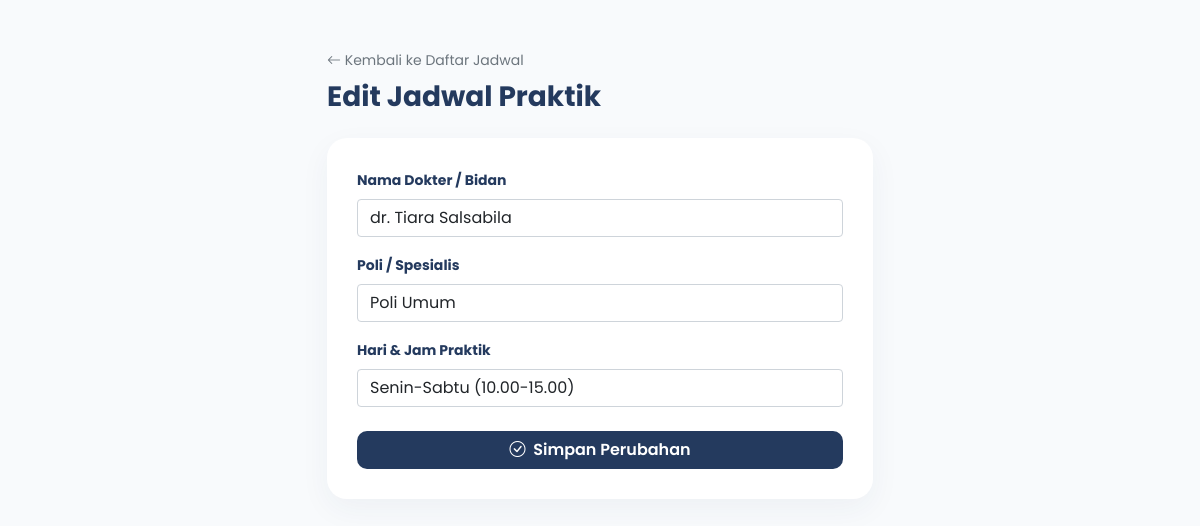
Screenshot of /admin/edit_jadwal.php?id=2 (signed in) with the database file from the repository.
### tables this page shows
CREATE TABLE `jadwal_dokter` (
  `id` int(11) NOT NULL,
  `nama_dokter` varchar(100) NOT NULL,
  `poli` varchar(50) NOT NULL,
  `hari` varchar(20) NOT NULL,
  `jam_mulai` time NOT NULL,
  `jam_selesai` time NOT NULL,
  `status` enum('aktif','nonaktif') DEFAULT 'aktif',
  `created_at` timestamp NOT NULL DEFAULT current_timestamp(),
  `waktu_praktik` varchar(255) NOT NULL DEFAULT ''
);

### admin/edit_jadwal.php (the view, shortened to what this page needs)
<?php
include '../config/koneksi.php';
$id = (int) $_GET['id'];
$columnResult = mysqli_query($conn, "SHOW COLUMNS FROM jadwal_dokter");
$columns = [];
if ($columnResult) {
    while ($col = mysqli_fetch_assoc($columnResult)) {
        $columns[] = $col['Field'];
    }
}
$hasColumn = fn($name) => in_array($name, $columns, true);
$timeField = $hasColumn('waktu_praktik') ? 'waktu_praktik' : ($hasColumn('jadwal') ? 'jadwal' : ($hasColumn('jam_praktik') ? 'jam_praktik' : ($hasColumn('waktu') ? 'waktu' : null)));
$stmt = mysqli_prepare($conn, "SELECT * FROM jadwal_dokter WHERE id = ?");
if ($stmt) {
    mysqli_stmt_bind_param($stmt, 'i', $id);
    mysqli_stmt_execute($stmt);
    $result = mysqli_stmt_get_result($stmt);
    $data = mysqli_fetch_assoc($result);
} else {
    $data = false;
}
?>
<!DOCTYPE html>
<html lang="id">
<head>
    <link href="https://cdn.jsdelivr.net/npm/bootstrap@5.0.2/dist/css/bootstrap.min.css" rel="stylesheet">
    <link rel="stylesheet" href="https://cdn.jsdelivr.net/npm/bootstrap-icons@1.10.0/font/bootstrap-icons.css">
</head>
<body>
<div class="container py-5">
    <div class="row justify-content-center">
        <div class="col-md-6">
            <div class="mb-4">
                <a href="jadwal.php" class="text-decoration-none text-muted small">
                    <i class="bi bi-arrow-left"></i> Kembali ke Daftar Jadwal
                </a>
                <h3 class="fw-bold mt-2 mb-0">Edit Jadwal Praktik</h3>
            </div>
            <div class="card card-form">
                <form action="" method="POST">
                    <div class="mb-3">
                        <label class="form-label fw-bold small">Nama Dokter / Bidan</label>
                        <input type="text" name="dokter_input" class="form-control"
                               value="<?= htmlspecialchars($data['nama_dokter'] ?? ''); ?>" required>
                    </div>
                    <div class="mb-3">
                        <label class="form-label fw-bold small">Poli / Spesialis</label>
                        <input type="text" name="poli_input" class="form-control"
                               value="<?= htmlspecialchars($data['poli'] ?? ''); ?>" required>
                    </div>
                    <div class="mb-3">
                        <label class="form-label fw-bold small">Hari & Jam Praktik</label>
                        <input type="text" name="jadwal_input" class="form-control"
                                   value="<?= htmlspecialchars($data[$timeField] ?? ''); ?>" required>
                    </div>
                    <div class="d-grid mt-4">
                        <button type="submit" name="update" class="btn btn-save py-2.5">
                            <i class="bi bi-check-circle me-1"></i> Simpan Perubahan
                        </button>
                    </div>
                </form>
            </div>
        </div>
    </div>
</div>
</body>
</html>

### admin/edit_jadwal.php (style rules this page uses)
:root { --midnight-blue: #243A5E; --dusty-denim: #50799b; }
body { font-family: 'Poppins', sans-serif; background-color: #F8FAFC; color: var(--midnight-blue); }
.card-form { border: none; border-radius: 20px; box-shadow: 0 10px 30px rgba(36, 58, 94, 0.05); background: white; padding: 30px; }
.btn-save { background-color: var(--midnight-blue); color: white; font-weight: 600; border-radius: 10px; transition: 0.3s; }

### rows the page displays
jadwal_dokter: dokter_input "dr. Tiara Salsabila", poli_input "Poli Umum", jadwal_input "Senin-Sabtu (10.00-15.00)"
